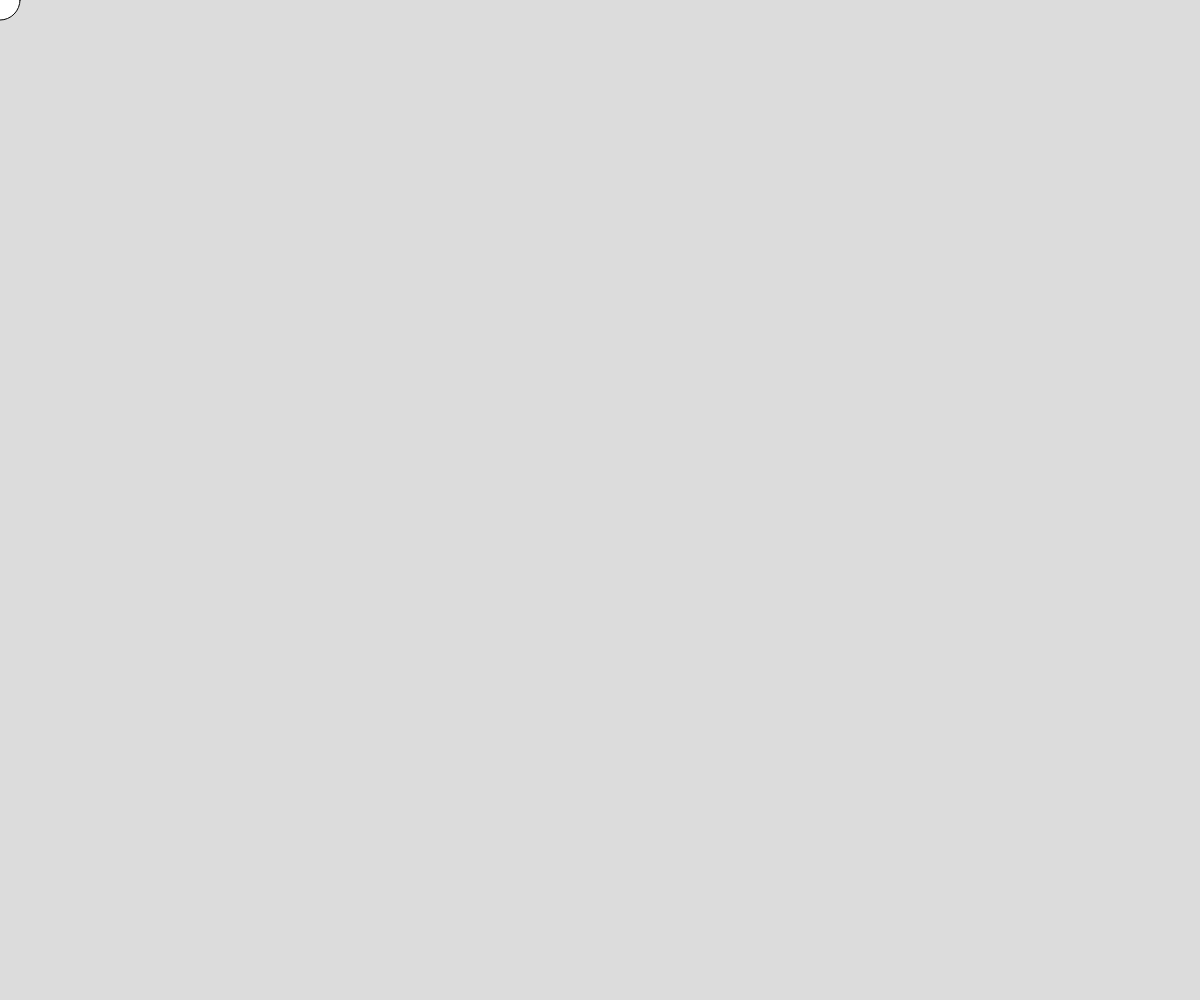
Frame 1 (no input)
Frame 60 (no input): identical to frame 1, image omitted
Frame 120 (the mouse pressed at the canvas centre since frame 60): identical to frame 1, image omitted

The p5.js sketch that drew this single still picture (run headless with seeded random() and noise() and a simulated clock; from frame 60 on, the mouse is pressed at the canvas centre):

// p5.js sketch
// ── sketch.js
// Game
// Syed Saad
// 10/17/2025
//
// Extra for Experts:
// - describe what you did to take this project "above and beyond"


let myBall;

function setup() {
  createCanvas(windowWidth, windowHeight);
  myBall = new target(mouseX,mouseY)
}

function draw() {
  background(220);
  myBall.display();
}



class target{
  // contructor
  constructor(){
    this.x = mouseX
    this.y = mouseY
    this.size = 40;
  }

  // class methods
  display(){
    circle(this.x, this.y, this.size )
  }
}
